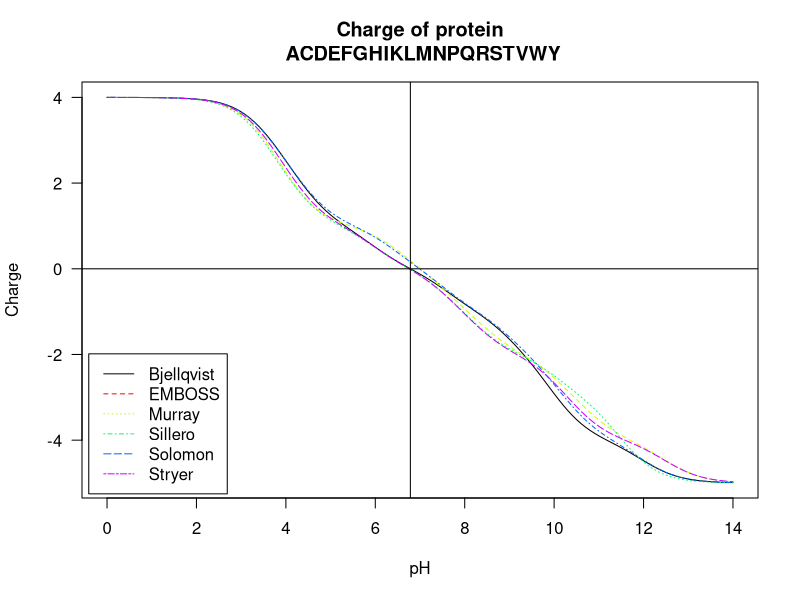

Here is the R script that generated this plot:
library(seqinr)


### Name: pK
### Title: pK values for the side chain of charged amino acids from various
###   sources
### Aliases: pK
### Keywords: datasets

### ** Examples

data(pK)
data(SEQINR.UTIL) # for N and C terminal pK values
prot <- s2c("ACDEFGHIKLMNPQRSTVWY")
compoAA <- table(factor(prot, levels = LETTERS))
nTermR <- which(LETTERS == prot[1])
cTermR <- which(LETTERS == prot[length(seq)])

computeCharge <- function(pH, compoAA, pK, nTermResidue, cTermResidue){
  cter <- 10^(-SEQINR.UTIL$pk[cTermResidue,1]) / 
     (10^(-SEQINR.UTIL$pk[cTermResidue,1]) + 10^(-pH))
  nter <- 10^(-pH) / (10^(-SEQINR.UTIL$pk[nTermResidue,2]) + 10^(-pH))
  carg <- as.vector(compoAA['R'] * 10^(-pH) / (10^(-pK['R']) + 10^(-pH)))
  chis <- as.vector(compoAA['H'] * 10^(-pH) / (10^(-pK['H']) + 10^(-pH)))
  clys <- as.vector(compoAA['K'] * 10^(-pH) / (10^(-pK['K']) + 10^(-pH)))
  casp <- as.vector(compoAA['D'] * 10^(-pK['D']) /(10^(-pK['D']) + 10^(-pH)))
  cglu <- as.vector(compoAA['E'] * 10^(-pK['E']) / (10^(-pK['E']) + 10^(-pH)))
  ccys <- as.vector(compoAA['C'] * 10^(-pK['C']) / (10^(-pK['C']) + 10^(-pH)))
  ctyr <- as.vector(compoAA['Y'] * 10^(-pK['Y']) / (10^(-pK['Y']) + 10^(-pH)))
  charge <- carg + clys + chis + nter - (casp + cglu + ctyr + ccys + cter)
  return(charge)
}

pHseq <- seq(from = 0, to = 14, by = 0.1)
Bje <- pK$Bjellqvist
names(Bje) <- rownames(pK)
res <- computeCharge(pHseq, compoAA, Bje, nTermR, cTermR)
plot(pHseq, res, type = "l", ylab = "Charge", las = 1,
  main = paste("Charge of protein\n",c2s(prot)),
  xlab = "pH")
for(j in 2:ncol(pK)){
  src <- pK[,j]
  names(src) <- rownames(pK)
  res <- computeCharge(pHseq, compoAA, src, nTermR, cTermR)
  lines(pHseq, res, lty = j, col = rainbow(5)[j])
}

abline(h=0)
abline(v=computePI(prot))
legend("bottomleft", inset = 0.01, colnames(pK), lty = 1:6, col = c("black", rainbow(5)))
